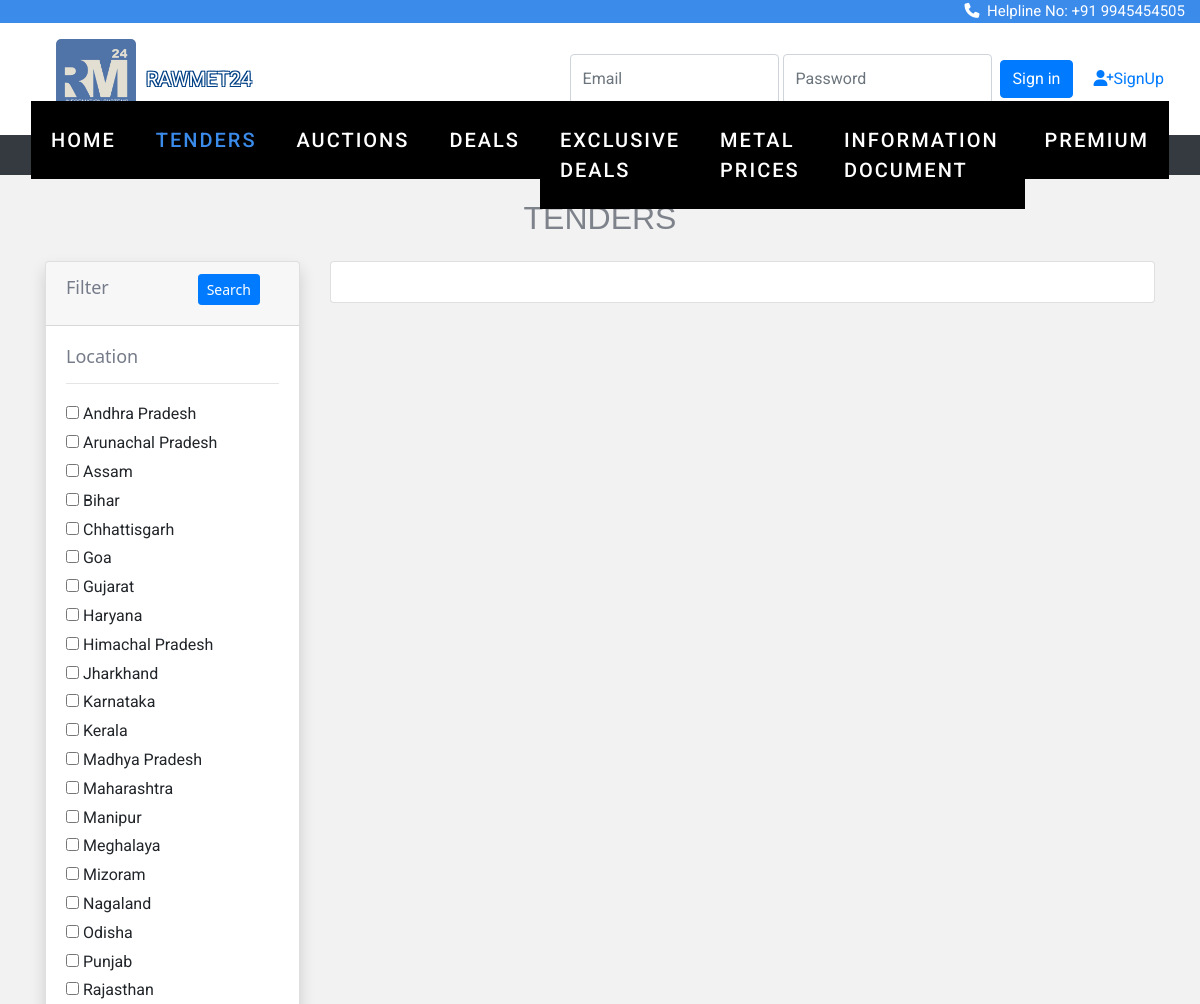
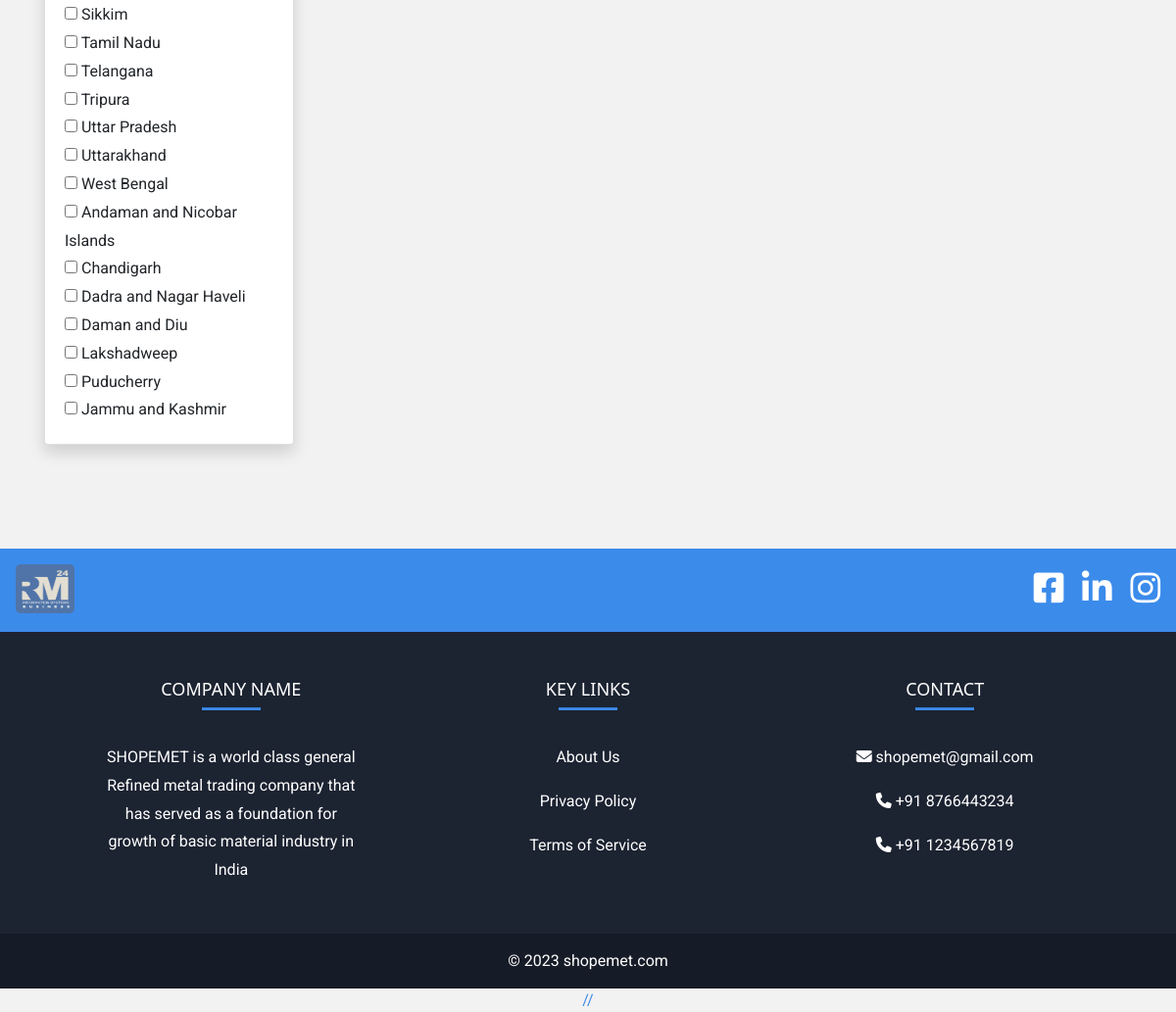
The page /tender/category.php on the database its author committed (2 pictures, top to bottom).
### tables this page shows
CREATE TABLE `location` (
  `state_id` int(11) NOT NULL,
  `state_name` varchar(50) DEFAULT NULL
);

### tender/category.php (the view, shortened to what this page needs)
<?php
include "connect.php";
?>
<!doctype html>
<html lang="en">
  <head>
    <link rel="stylesheet" href="https://cdn.jsdelivr.net/npm/bootstrap@4.0.0/dist/css/bootstrap.min.css">
<link rel="stylesheet" href="https://stackpath.bootstrapcdn.com/font-awesome/4.7.0/css/font-awesome.min.css">
<link rel="stylesheet" href="https://cdnjs.cloudflare.com/ajax/libs/font-awesome/4.7.0/css/font-awesome.min.css">
<link rel="stylesheet" href="css/style.css">
<link rel="stylesheet" href="css/_buttons.scss">
<link rel="stylesheet" href="css/buttons.scss">
<link rel="stylesheet" href="css/auction.css">
<link rel="stylesheet" href="css/reboot.scss">
<link rel="stylesheet" href="https://cdnjs.cloudflare.com/ajax/libs/font-awesome/6.4.0/css/all.min.css">
<link href='https://unpkg.com/boxicons@2.1.4/css/boxicons.min.css' rel='stylesheet'>
<link rel="stylesheet" href="https://cdnjs.cloudflare.com/ajax/libs/font-awesome/4.7.0/css/font-awesome.min.css">
<link rel="stylesheet" type="text/css" href="https://stackpath.bootstrapcdn.com/bootstrap/4.4.1/css/bootstrap.min.css">
<link rel="stylesheet" type="text/css" href="https://pixinvent.com/stack-responsive-bootstrap-4-admin-template/app-assets/css/bootstrap-extended.min.css">
<link rel="stylesheet" type="text/css" href="https://pixinvent.com/stack-responsive-bootstrap-4-admin-template/app-assets/fonts/simple-line-icons/style.min.css">
</head>
</head>
<body>
<div class="strip">
  <a href="#"><i class="fa-solid fa-phone"></i>&nbsp Helpline No: +91 9945454505</a>
</div>
<section class="ftco-section" style="padding-top: 5px;">
<section
           class="d-flex justify-content-between p-3"
           style="background-color:white"
           >
    <div class="me-5">
      <img src="image/rawmetlogo.jpeg" width="80px" height="auto" style="border-radius: 5px; margin-left: 40px;">
    </div>&nbsp   <p style=" position:absolute; margin-left:130px; margin-top: 25px;" class="tft desktop-view">RAWMET24</p>
    <?php
       if(!isset($_SESSION['buyer_name'])){
       ?>
         <form class="form-inline" action="verify.php" method="post">
           <input type="email" class="form-control" name="email" placeholder="Email" name="email">
           <input type="password" class="form-control" name="password" placeholder="Password" name="pswd">&nbsp&nbsp
           <br>
           <button class="btn btn-primary" type="submit">Sign in</button>
           <a href="signup.html" style="font-size: medium; padding: 20px; ">
             <i class="fa-solid fa-user-plus"></i>SignUp
           </a>
         </form>
<?php
} ?>
</section>
  <section class="ftco-section" style="padding-top: 5px;">
<nav class="navbar navbar-expand-lg navbar-dark ftco_navbar bg-dark ftco-navbar-light" id="ftco-navbar">
<div class="container-fluid">
<div class="collapse navbar-collapse" id="ftco-nav">
<ul class="navbar-nav m-auto">
<li class="nav-item "><a href="home.php" class="nav-link">Home</a></li>
<li class="nav-item active"><a href="tender.php" class="nav-link">Tenders</a></li>
<li class="nav-item "><a href="auction.php" class="nav-link">Auctions</a></li>
<li class="nav-item "><a href="deals.php" class="nav-link">Deals</a></li>
<li class="nav-item"><a href="exclusivedeals.php" class="nav-link">Exclusive Deals</a></li>
<li class="nav-item"><a href="metalsearch.php" class="nav-link">Metal Prices</a></li>
<li class="nav-item"><a href="info_page.php" class="nav-link">Information Document</a></li>
<li class="nav-item"><a href="price.html" class="nav-link">Premium</a></li>
</ul>
</div>
</div>
</nav>
</section>
<section class="home">
<br>
 <center>
 <h2 style="color: #7e828b;">TENDERS</h2> </center>
    <div class="container">
        <div class="row">
            <div class="col-md-3">
                <form action="tender_search.php?l=" method="GET">
                    <div class="card shadow mt-3">
                        <div class="card-header">
                            <h5>Filter&nbsp&nbsp&nbsp&nbsp&nbsp&nbsp&nbsp&nbsp&nbsp&nbsp&nbsp&nbsp&nbsp&nbsp&nbsp&nbsp&nbsp&nbsp
                                <button type="submit" class="btn btn-primary btn-sm float-end" >Search</button>
                            </h5>
                        </div>
                        <div class="card-body">
                            <h6>Location</h6>
                            <hr>
                            <?php
                            $brand_query = "SELECT * FROM location";
                            $brand_query_run = mysqli_query($con, $brand_query);
                            if (mysqli_num_rows($brand_query_run) > 0) {
                                foreach ($brand_query_run as $locationlist) {
                                    ?>
                                    <div id="checkbox">
                                        <input type="checkbox" name="locations" value="<?= $locationlist['state_name']; ?>"
                                            ?>>
                                        <?= $locationlist['state_name']; ?>
                                    </div>
                                    <?php
                                }
                            } else {
                                echo "No locations Found";
                            }
                            ?>
                        </div>
                    </div>
                </form>
            </div>
            <div class="col-md-9 mt-3">
                <div class="card ">
                    <div class="card-body row">
                </div>
            </div>
        </div>
    </div>
    </div>
    <br><br>
    <center style="color: #3b8beb;">
    <br><br>
<footer class="text-center text-lg-start text-white" style="background-color: #1c2331">
  <section class="d-flex justify-content-between p-3" style="background-color:#3b8beb">
    <div class="me-5">
      <img src="image/rawmetlogo.jpeg" width="60px" height="50px" style="border-radius: 5px;">
    </div>
    <div class="icon" style="font-size: 35px; padding-right: 0px;word-spacing: 10px;">
      <a href="" class="text-white me-4">
        <i class="fa-brands fa-square-facebook"></i>
      </a>
      <a href="" class="text-white me-4">
        <i class="fa-brands fa-linkedin"></i>
      </a>
      <a href="" class="text-white me-4">
        <i class="fa-brands fa-instagram"></i>
      </a>
    </div>
  </section>
  <section class="">
    <div class="container text-center text-md-start mt-5">
      <div class="row mt-3">
        <div class="col-md-3 col-lg-4 col-xl-3 mx-auto mb-4">
          <h6 class="text-uppercase fw-bold" style="color: #fff;">Company name</h6>
          <hr class="mb-4 mt-0 d-inline-block mx-auto" style="width: 60px; background-color: #3b8beb; height: 2px" />
          <p>
            SHOPEMET is a world class general Refined metal trading company that has served as a foundation for growth
            of basic material industry in India
          </p>
        </div>
        <div class="col-md-2 col-lg-2 col-xl-2 mx-auto mb-4">
          <h6 class="text-uppercase fw-bold" style="color: #fff;">Key links</h6>
          <hr class="mb-4 mt-0 d-inline-block mx-auto" style="width: 60px; background-color: #3b8beb; height: 2px" />
          <p>
            <a href="aboutus.php" class="text-white">About Us</a>
          </p>
          <p>
            <a href="policy.php" class="text-white">Privacy Policy</a>
          </p>
          <p>
            <a href="terms_of_service.php" class="text-white">Terms of Service</a>
          </p>
        </div>
        <div class="col-md-4 col-lg-3 col-xl-3 mx-auto mb-md-0 mb-4">
          <h6 class="text-uppercase fw-bold" style="color: #fff;">Contact</h6>
          <hr class="mb-4 mt-0 d-inline-block mx-auto" style="width: 60px; background-color: #3b8beb; height: 2px" />
          <p><i class="fa fa-envelope" aria-hidden="true"></i> shopemet@gmail.com</p>
          <p><i class="fa fa-phone" aria-hidden="true"></i> +91 8766443234</p>
          <p><i class="fa fa-phone" aria-hidden="true"></i> +91 1234567819</p>
        </div>
      </div>
    </div>
  </section>
  <div class="text-center p-3" style="background-color: rgba(0, 0, 0, 0.2)">
    © 2023
    <a class="text-white" href="https://mdbootstrap.com/">shopemet.com</a>
  </div>
</footer>
// <script src="js/toggle.js"></script>
</body>
</html>

### tender/css/auction.css (style rules this page uses)
.col-lg-4 { flex: 0 0 33.33333%; max-width: 33.33333%; position: relative; width: 100%; padding-right: 15px; padding-left: 15px; }
.d-flex { display: flex !important; }
.row { display: flex; flex-wrap: wrap; margin-right: -15px; margin-left: -15px; }
.card { margin-top: 0%; margin-bottom: 0%; }

### tender/category.php (style rules this page uses)
body { font-family: Arial, Helvetica, sans-serif; }
.strip { width: 100%; background-color: #3b8beb; overflow: auto; }
.strip a { float: right; margin-right: 15px; padding-left: 10px; color: white; text-decoration: none; font-size: 15px; }
body { font-family: "Roboto", helvetica, arial, sans-serif; font-size: 16px; font-weight: 400; text-rendering: optimizeLegibility; }
h4, h5, h6 { color: #757b89; font-family: system-ui, -apple-system, BlinkMacSystemFont, "Segoe UI", Roboto, "Helvetica Neue", Arial, "Noto Sans", sans-serif, "Apple Color Emoji", "Segoe UI Emoji", "Segoe UI Symbol", "Noto Color Emoji"; font-size:18px; }

### rows shown on the page
location: state_name "Andhra Pradesh"
location: state_name "Arunachal Pradesh"
location: state_name "Assam"
location: state_name "Bihar"
location: state_name "Chhattisgarh"
location: state_name "Goa"
location: state_name "Gujarat"
location: state_name "Haryana"
location: state_name "Himachal Pradesh"
location: state_name "Jharkhand"
location: state_name "Karnataka"
location: state_name "Kerala"
location: state_name "Madhya Pradesh"
location: state_name "Maharashtra"
location: state_name "Manipur"
location: state_name "Meghalaya"
location: state_name "Mizoram"
location: state_name "Nagaland"
location: state_name "Odisha"
location: state_name "Punjab"
location: state_name "Rajasthan"
location: state_name "Sikkim"
location: state_name "Tamil Nadu"
location: state_name "Telangana"
location: state_name "Tripura"
location: state_name "Uttar Pradesh"
location: state_name "Uttarakhand"
location: state_name "West Bengal"
location: state_name "Andaman and Nicobar Islands"
location: state_name "Chandigarh"
location: state_name "Dadra and Nagar Haveli"
location: state_name "Daman and Diu"
location: state_name "Lakshadweep"
location: state_name "Puducherry"
location: state_name "Jammu and Kashmir"
